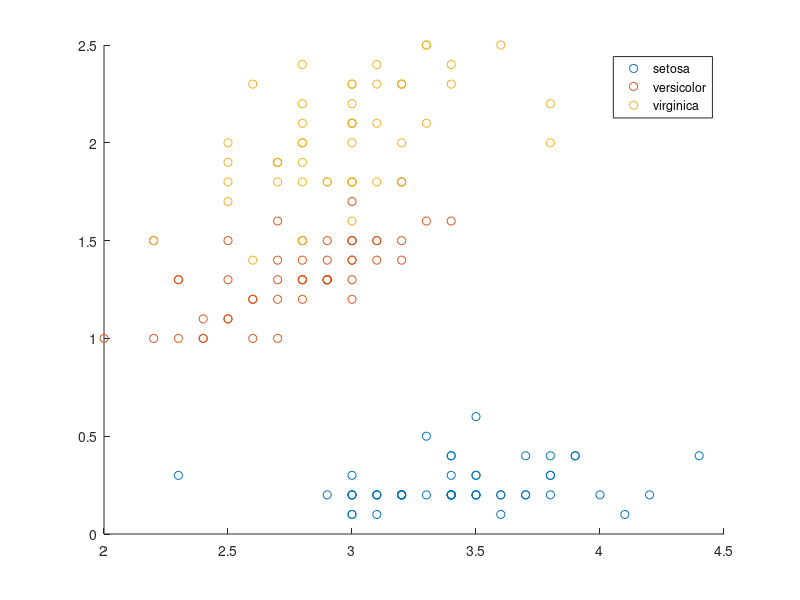

Write the MATLAB code that produced this figure. (Note: this script raises an error after producing the figure.)
%% KNN Uygulaması
% KNN uygulaması yapılarak iris veri setinde sınıflandırma yapılıyor.
% 
% ÖNEMLİ: Eğer çok boyutlu veri ile 2-boyutlu düzlemde görselleştirme
% yapmak istenirse ya PCA gibi bir yöntem ile boyut indirgeme yapmak lazım
% ya da MRMR gibi bir yöntem ile önemli olan 2 sütunu seçmek lazım. İris'te
% 2 ve 4 numaralı sütunların veriyi temsil etme konusunda değerli olduğunu
% FSCMRMR ile başka uygulamada öğrendiğim için burada doğrudan onları
% seçtim.

% Model fit edildikten sonra modele test verilerini gönderip doğruluk
% hesabı yapıyoruz. Son olarak modele 1 tane örnek veri gönderip buna
% tahmin yaptırıyoruz. Bu kısmı biraz fantazi. Modele elle veri göndermek
% isteyenler için. Aslında gerçek hayatta uygulanacak yeri tam da burası
% oluyor. Sistem sınıflandırma ise bir kere fit edildikten (eğitildikten)
% sonra gerçek hayatta da böyle kullanılacak.
% 
% Kodların kullanımında bir kısıtlama bulunmamaktadır. Elden geldiğince
% sade ve anlaşılır yazmaya çalıştım. Çünkü ileride unuttup ta buraya
% baktığım zaman kolay hatırlamak istiyorum :)
% 
% Murat Özalp, 2021
%%

clear all

% iris veri setini yükle
load fisheriris
X = meas;
Y = species;

% Verileri grafikte göster
gscatter(X(:,2),X(:,4),Y)

% Çapraz katlama yöntemi ile eğitim-test ayırma
cv = cvpartition(size(X,1),'KFold',5); % %20-%80 test-eğitim ayır
idx = cv.training(1); % Her kat için ayrı hesap yapackasan; buradaki 1'i, k'ya kadar döngüye sok.
XTrain = X(idx,:); XTest  = X(~idx,:);
YTrain = Y(idx,:); YTest  = Y(~idx,:);

% K-NN uygulaması
model = ClassificationKNN.fit(XTrain,YTrain);   % K-NN modeli fit et
YTahmin = predict(model, XTest); % eğitilmiş modele test verilerini gönder

% Doğruluk hesabı
YTahminNumerik = grp2idx(YTahmin);  % Kategorik verileri sayısala çevir. Doğruluğu hesaplamak için lazım az sonra
YTestNumerik = grp2idx(YTest);
Dogruluk = mean(double(YTestNumerik == YTahminNumerik))*100 % Doğruluk=DoğruTahmin/TahminSayısı

% Eğitilmiş modele 1 tane test verisi nasıl gönderilir?
% Literatürde bu kısım pek olmaz. Sistemin doğruluğunu öğrenmektir önemli
% olan. Onu da zaten yukarıda öğrendik.
OrnekVeri = [1, 3, 2, 0.7];
OrnekTahmin = predict(model, OrnekVeri)

% Örnek veriyi grafiğe ekle
line(OrnekVeri(2),OrnekVeri(4),'marker','x','color',...
    'k','markersize',20,'linewidth',2,'DisplayName','Örnek veri')
legend('Location','best')
